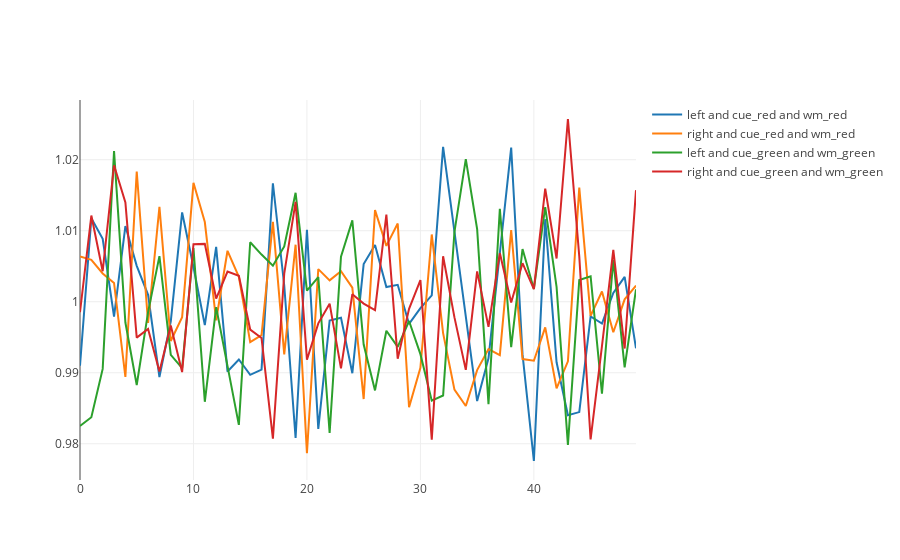
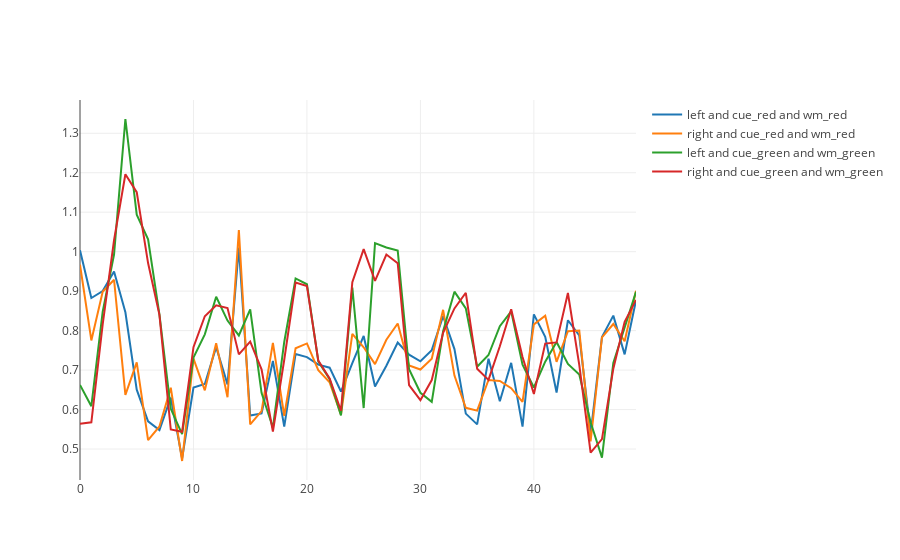
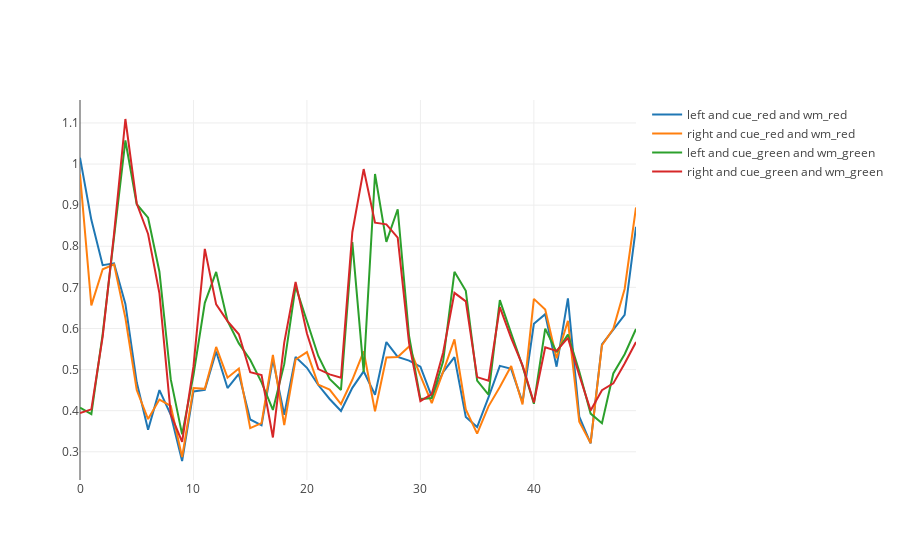
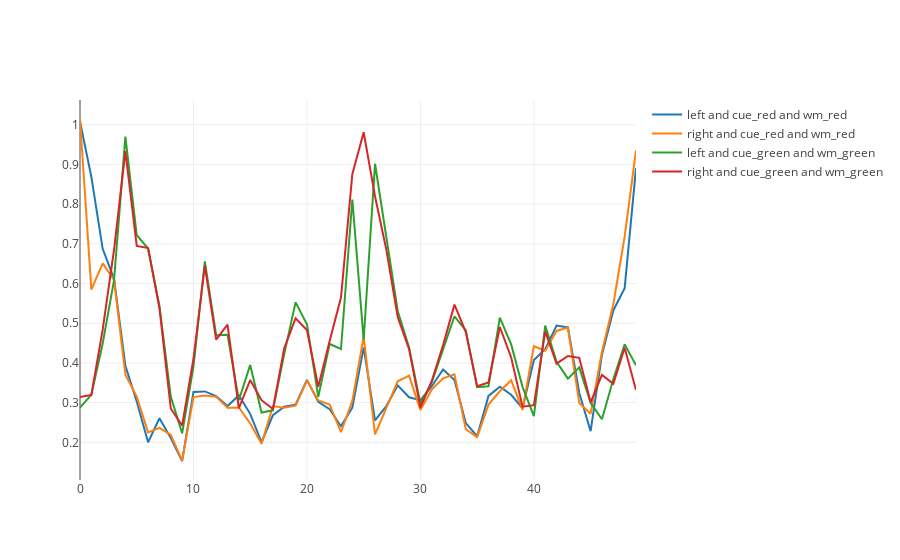

Source (notebook cell) for these figures, in order:
### Code cell
TD(50,10000,.1,.9,.5)
#inputs: nstates,nepisodes,lrate,gamma,td_lambda
